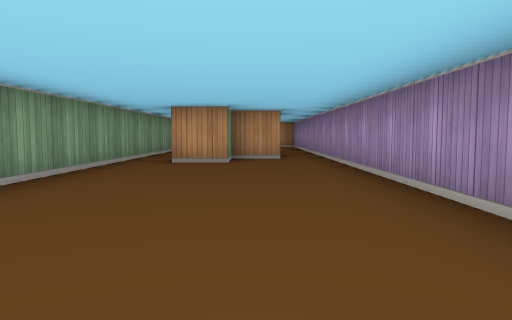
[1] (above)

24 first-person views from a walk through a cub3D maze. The camera is about half as high as the walls, tilts 4° down and sees 70° across. The floor is counted in squares. Each view is taken from the middle of a square. On the plan, view 1 faces up. The plan holds only what a view shows up to about 9 squares ahead; the rest is blank.

[2]
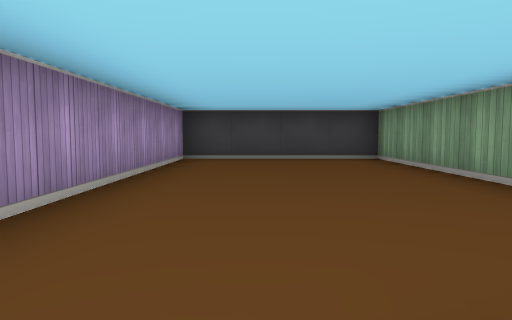

[3]
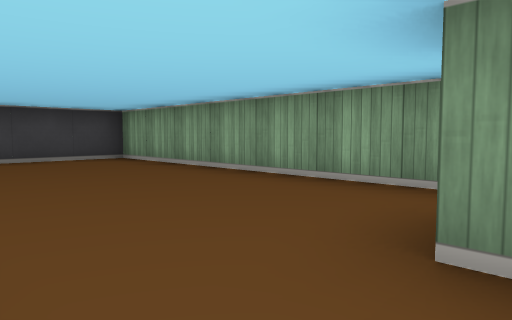

[4]
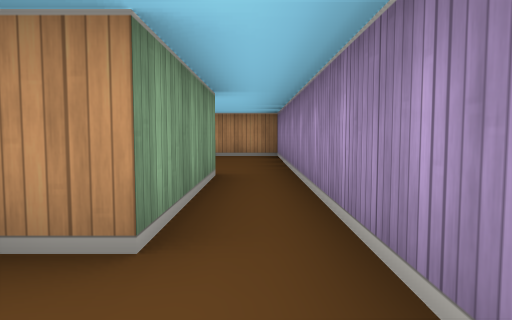

[5]
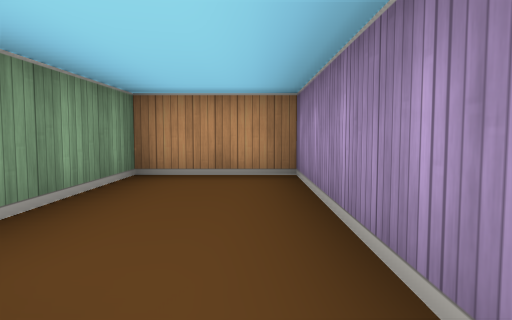

[6]
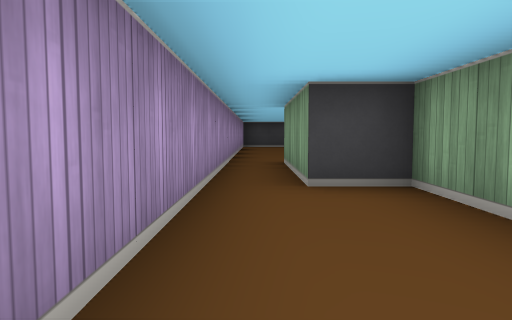

[7]
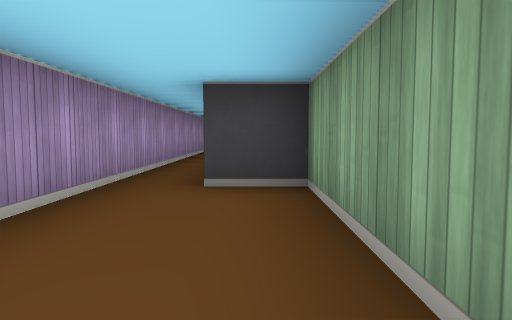

[8]
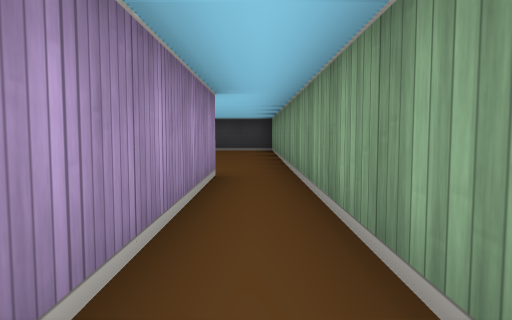

[9]
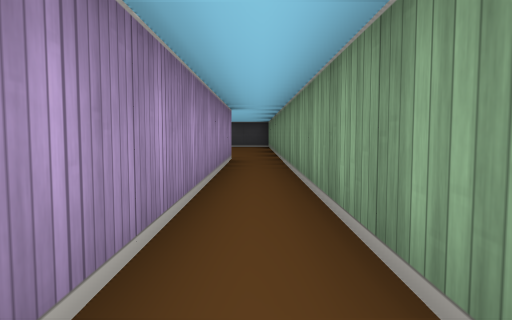

[10]
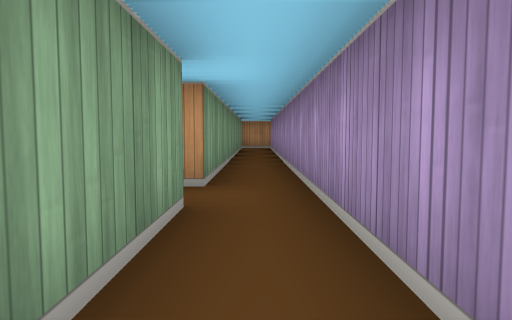

[11]
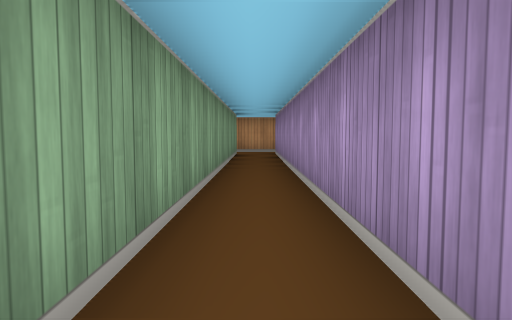

[12]
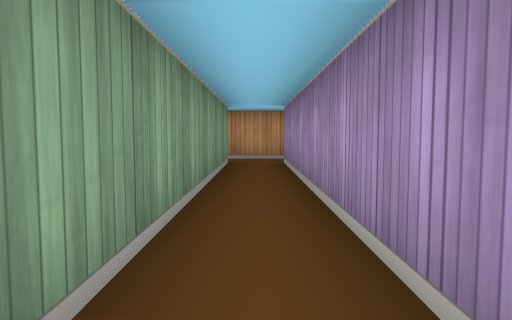

[13]
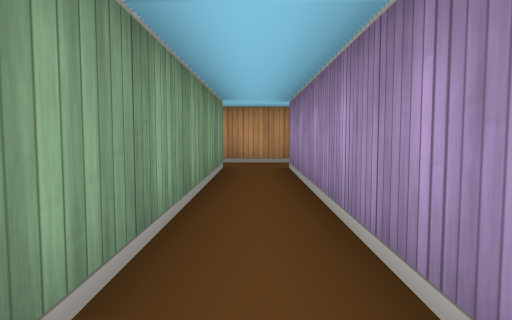

[14]
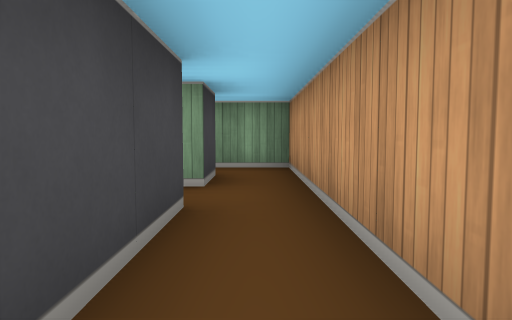

[15]
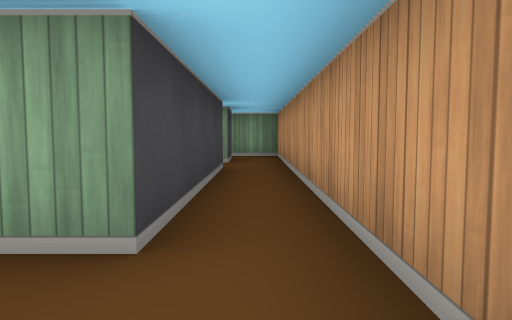

[16]
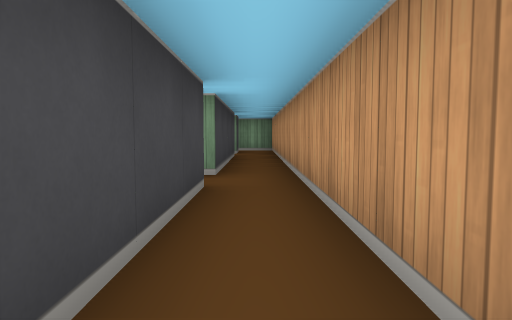

[17]
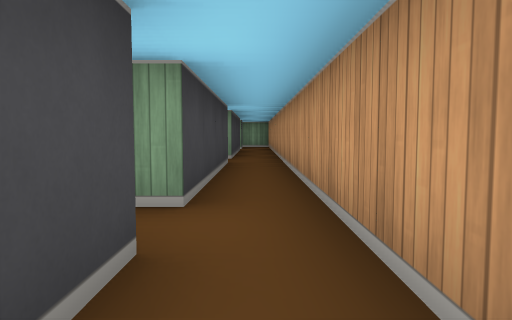

[18]
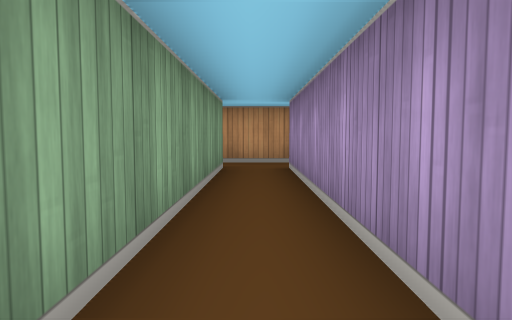

[19]
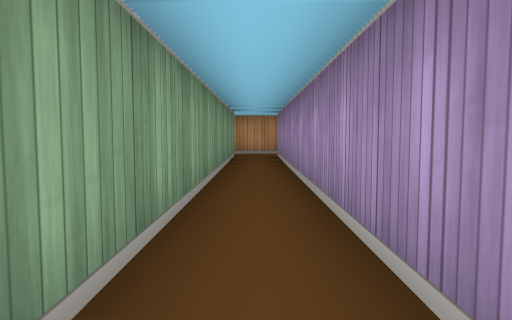

[20]
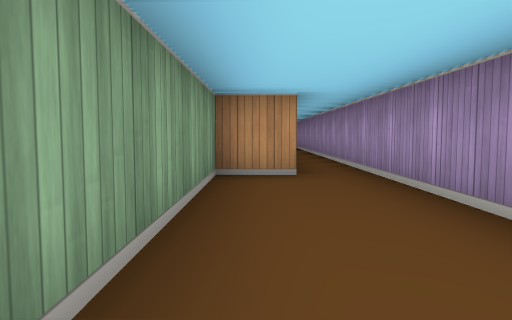

[21]
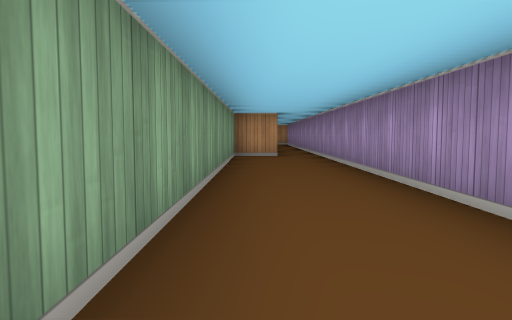

[22]
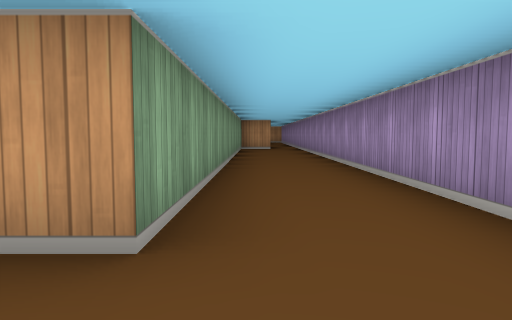

[23]
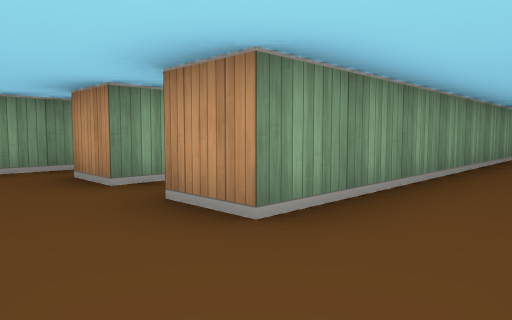

[24]
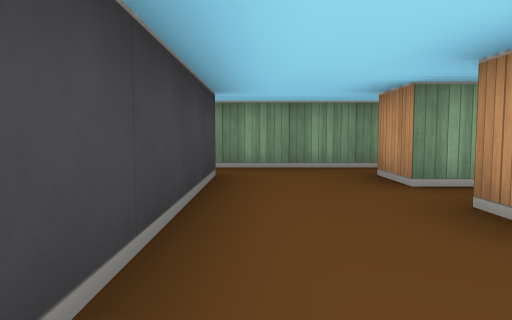

### Floor plan
Points are (right, up) in squares from view 1. A wall is a line through its corners. A room is listed if a view was taken in it or the views show most of it. See-through windows are left out.
Room 1 (views 1, 2, 3, 4)
walls: (-2.5, 6.5) (-2.5, -0.5) (1.5, -0.5) (1.5, 7.5); (0.5, 7.5) (-0.5, 7.5) (-0.5, 6.5) (-1.5, 6.5)
ways out: opening at (1, 8) to room 2; opening at (-2, 6) to room 3
Room 2 (views 5, 6, 7)
walls: (1.5, 7.5) (1.5, 14.5) (-0.5, 14.5) (-0.5, 10.5) (0.5, 10.5) (0.5, 7.5)
ways out: opening at (1, 8) to room 1
Room 3 (views 8, 9, 10, 11, 12, 13)
walls: (-2.5, 13.5) (-2.5, 6.5); (-3.5, 23.5) (-2.5, 23.5) (-2.5, 14.5); (-1.5, 24.5) (-3.5, 24.5); (-1.5, 6.5) (-1.5, 23.5)
ways out: opening at (-2, 6) to room 1; opening at (-1, 24) to room 4; opening at (-3, 14); opening at (-3, 24)
Room 4 (view 14)
walls: (3.4, 24.5) (-1.5, 24.5); (-1.5, 23.5) (2.5, 23.5) (2.5, 22.9)
ways out: opening at (-1, 24) to room 3; opening at (4, 24) to room 5
Room 5 (views 15, 16, 18, 19)
walls: (8.4, 24.5) (3.4, 24.5); (3.5, 23.5) (7.5, 23.5) (7.5, 15.6); (8.5, 14.5) (8.5, 23.5)
ways out: opening at (4, 24) to room 4; opening at (9, 24) to room 6; opening at (8, 15) to room 7
Room 6 (view 17)
walls: (8.5, 23.5) (9.4, 23.5); (9.4, 24.5) (8.4, 24.5)
ways out: opening at (9, 24) to room 5
Room 7 (views 20, 21, 22, 23, 24)
walls: (8.5, 4) (8.5, 14.5); (7.6, 14.5) (6.5, 14.5) (6.5, 3.5) (5.5, 3.5); (5.5, 1.5) (7.4, 1.5)
ways out: opening at (8, 15) to room 5; opening at (6, 2.5)

Where each view was taken, in squares from view 1:
view 1: 0 up, 0 right, facing up
view 2: 7 up, 0 right, facing down
view 3: 7 up, 1 right, facing down-left
view 4: 6 up, 1 right, facing up
view 5: 10 up, 1 right, facing up
view 6: 14 up, 1 right, facing down
view 7: 14 up, 0 right, facing down
view 8: 11 up, 2 left, facing down
view 9: 14 up, 2 left, facing down
view 10: 11 up, 2 left, facing up
view 11: 14 up, 2 left, facing up
view 12: 17 up, 2 left, facing up
view 13: 18 up, 2 left, facing up
view 14: 24 up, 1 right, facing left
view 15: 24 up, 4 right, facing left
view 16: 24 up, 7 right, facing left
view 17: 24 up, 10 right, facing left
view 18: 18 up, 8 right, facing up
view 19: 15 up, 8 right, facing up
view 20: 10 up, 7 right, facing up
view 21: 6 up, 7 right, facing up
view 22: 2 up, 7 right, facing up
view 23: 2 up, 8 right, facing up-left
view 24: 2 up, 8 right, facing left
